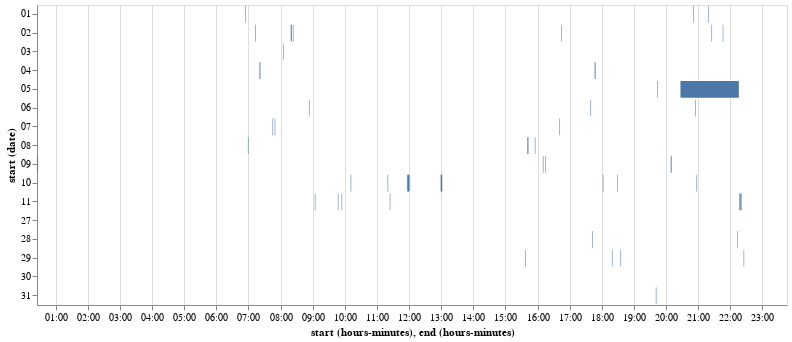

Here is the notebook cell this chart was saved with:
### Code cell
# https://altair-viz.github.io/user_guide/interactions.html
dsCheck = ds[ds['subAct']=='Sink faucet - hot']

df = pd.DataFrame({ 
    'start': dsCheck.start, 
    'end': dsCheck.end,})

alt.Chart(df.reset_index()).mark_bar().encode(
    y='date(start):O',
    x='hoursminutes(start)',
    x2='hoursminutes(end)',
    detail='index'
).properties(width=750).interactive()



selection = alt.selection_multi(fields=['origin'])
color = alt.condition(selection,
                      alt.Color('origin:N', legend=None),
                      alt.value('lightgray'))

scatter = alt.Chart(cars).mark_point().encode(
    x='horsepower:Q',
    y='mpg:Q',
    color=color,
    tooltip='car name:N'
)

legend = alt.Chart(cars).mark_point().encode(
    y=alt.Y('origin:N', axis=alt.Axis(orient='right')),
    color=color
).add_selection(
    selection
)

scatter | legend

### Figure 1 — Vega-Lite specification as saved in the notebook (floating-point values rounded to 4 significant figures; data arrays with more than 128 entries replaced by an {"elided": "..."} marker saying what was removed)
{"$schema": "https://vega.github.io/schema/vega-lite/v3.2.1.json", "config": {"mark": {"tooltip": null}, "view": {"height": 300, "width": 400}}, "data": {"name": "data-cf28a823a9d8859ea26106b7aeec6b15"}, "datasets": {"data-cf28a823a9d8859ea26106b7aeec6b15": {"elided": "169 records"}}, "encoding": {"detail": {"field": "index", "type": "quantitative"}, "x": {"field": "start", "timeUnit": "hoursminutes", "type": "temporal"}, "x2": {"field": "end", "timeUnit": "hoursminutes"}, "y": {"field": "start", "timeUnit": "date", "type": "ordinal"}}, "mark": "bar", "selection": {"selector003": {"bind": "scales", "encodings": ["x", "y"], "type": "interval"}}, "width": 750}
